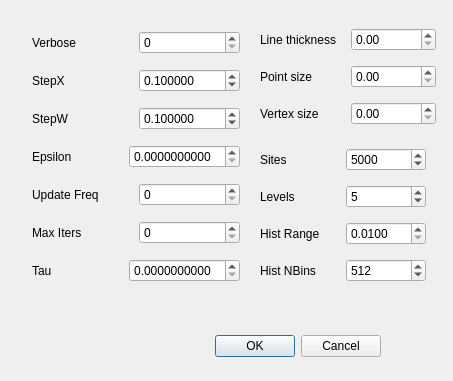
<?xml version="1.0" encoding="UTF-8"?>
<ui version="4.0">
 <class>Dialog</class>
 <widget class="QDialog" name="Dialog">
  <property name="geometry">
   <rect>
    <x>0</x>
    <y>0</y>
    <width>453</width>
    <height>381</height>
   </rect>
  </property>
  <property name="windowTitle">
   <string>Properties</string>
  </property>
  <widget class="QDialogButtonBox" name="buttonBox">
   <property name="geometry">
    <rect>
     <x>40</x>
     <y>330</y>
     <width>341</width>
     <height>32</height>
    </rect>
   </property>
   <property name="orientation">
    <enum>Qt::Horizontal</enum>
   </property>
   <property name="standardButtons">
    <set>QDialogButtonBox::Cancel|QDialogButtonBox::Ok</set>
   </property>
  </widget>
  <widget class="QWidget" name="layoutWidget">
   <property name="geometry">
    <rect>
     <x>260</x>
     <y>20</y>
     <width>176</width>
     <height>113</height>
    </rect>
   </property>
   <layout class="QVBoxLayout" name="verticalLayout_2">
    <item>
     <layout class="QHBoxLayout">
      <item>
       <widget class="QLabel" name="thickness">
        <property name="text">
         <string>Line thickness</string>
        </property>
       </widget>
      </item>
      <item>
       <widget class="QDoubleSpinBox" name="thickness_spinbox"/>
      </item>
     </layout>
    </item>
    <item>
     <layout class="QHBoxLayout">
      <item>
       <widget class="QLabel" name="point_size">
        <property name="text">
         <string>Point size</string>
        </property>
       </widget>
      </item>
      <item>
       <widget class="QDoubleSpinBox" name="point_size_spinbox"/>
      </item>
     </layout>
    </item>
    <item>
     <layout class="QHBoxLayout">
      <item>
       <widget class="QLabel" name="vertex_size">
        <property name="text">
         <string>Vertex size</string>
        </property>
       </widget>
      </item>
      <item>
       <widget class="QDoubleSpinBox" name="vertex_size_spinbox"/>
      </item>
     </layout>
    </item>
   </layout>
  </widget>
  <widget class="QWidget" name="layoutWidget3">
   <property name="geometry">
    <rect>
     <x>260</x>
     <y>140</y>
     <width>166</width>
     <height>152</height>
    </rect>
   </property>
   <layout class="QVBoxLayout" name="verticalLayout_3">
    <item>
     <layout class="QHBoxLayout" name="horizontalLayout_10">
      <item>
       <widget class="QLabel" name="label_2">
        <property name="text">
         <string>Sites</string>
        </property>
       </widget>
      </item>
      <item>
       <widget class="QSpinBox" name="site_amount_spin">
        <property name="maximum">
         <number>2000000</number>
        </property>
        <property name="value">
         <number>5000</number>
        </property>
       </widget>
      </item>
     </layout>
    </item>
    <item>
     <layout class="QHBoxLayout" name="horizontalLayout_9">
      <item>
       <widget class="QLabel" name="label">
        <property name="text">
         <string>Levels</string>
        </property>
       </widget>
      </item>
      <item>
       <widget class="QSpinBox" name="level_spin_box">
        <property name="maximum">
         <number>10</number>
        </property>
        <property name="value">
         <number>5</number>
        </property>
       </widget>
      </item>
     </layout>
    </item>
    <item>
     <layout class="QHBoxLayout" name="horizontalLayout_4">
      <item>
       <widget class="QLabel" name="hist_range_label">
        <property name="text">
         <string>Hist Range</string>
        </property>
       </widget>
      </item>
      <item>
       <widget class="QDoubleSpinBox" name="hist_range_spin">
        <property name="decimals">
         <number>4</number>
        </property>
        <property name="minimum">
         <double>0.010000000000000</double>
        </property>
        <property name="maximum">
         <double>1.000000000000000</double>
        </property>
        <property name="singleStep">
         <double>0.010000000000000</double>
        </property>
       </widget>
      </item>
     </layout>
    </item>
    <item>
     <layout class="QHBoxLayout" name="horizontalLayout_2">
      <item>
       <widget class="QLabel" name="hist_nbins_label">
        <property name="text">
         <string>Hist NBins</string>
        </property>
       </widget>
      </item>
      <item>
       <widget class="QSpinBox" name="hist_nbins_spin">
        <property name="minimum">
         <number>256</number>
        </property>
        <property name="maximum">
         <number>1024</number>
        </property>
        <property name="value">
         <number>512</number>
        </property>
       </widget>
      </item>
     </layout>
    </item>
   </layout>
  </widget>
  <widget class="QWidget" name="layoutWidget">
   <property name="geometry">
    <rect>
     <x>32</x>
     <y>22</y>
     <width>208</width>
     <height>269</height>
    </rect>
   </property>
   <layout class="QVBoxLayout" name="verticalLayout">
    <item>
     <layout class="QHBoxLayout">
      <item>
       <widget class="QLabel" name="verbose_label">
        <property name="text">
         <string>Verbose</string>
        </property>
       </widget>
      </item>
      <item>
       <widget class="QSpinBox" name="verbose_spinbox">
        <property name="maximum">
         <number>2</number>
        </property>
       </widget>
      </item>
     </layout>
    </item>
    <item>
     <layout class="QHBoxLayout" name="horizontalLayout_3">
      <item>
       <widget class="QLabel" name="stepX_label">
        <property name="text">
         <string>StepX</string>
        </property>
       </widget>
      </item>
      <item>
       <widget class="QDoubleSpinBox" name="stepX_spin">
        <property name="decimals">
         <number>6</number>
        </property>
        <property name="minimum">
         <double>0.000000000000000</double>
        </property>
        <property name="maximum">
         <double>10.000000000000000</double>
        </property>
        <property name="singleStep">
         <double>0.010000000000000</double>
        </property>
        <property name="value">
         <double>0.100000000000000</double>
        </property>
       </widget>
      </item>
     </layout>
    </item>
    <item>
     <layout class="QHBoxLayout" name="horizontalLayout">
      <item>
       <widget class="QLabel" name="stepW_label">
        <property name="text">
         <string>StepW</string>
        </property>
       </widget>
      </item>
      <item>
       <widget class="QDoubleSpinBox" name="stepW_spin">
        <property name="decimals">
         <number>6</number>
        </property>
        <property name="minimum">
         <double>0.000000000000000</double>
        </property>
        <property name="maximum">
         <double>10.000000000000000</double>
        </property>
        <property name="singleStep">
         <double>0.010000000000000</double>
        </property>
        <property name="value">
         <double>0.100000000000000</double>
        </property>
       </widget>
      </item>
     </layout>
    </item>
    <item>
     <layout class="QHBoxLayout" name="horizontalLayout_5">
      <item>
       <widget class="QLabel" name="epsilon_label">
        <property name="text">
         <string>Epsilon</string>
        </property>
       </widget>
      </item>
      <item>
       <widget class="QDoubleSpinBox" name="epsilon_spin">
        <property name="decimals">
         <number>10</number>
        </property>
       </widget>
      </item>
     </layout>
    </item>
    <item>
     <layout class="QHBoxLayout" name="horizontalLayout_7">
      <item>
       <widget class="QLabel" name="frequency_label">
        <property name="text">
         <string>Update Freq</string>
        </property>
       </widget>
      </item>
      <item>
       <widget class="QSpinBox" name="frequency_spin"/>
      </item>
     </layout>
    </item>
    <item>
     <layout class="QHBoxLayout" name="horizontalLayout_6">
      <item>
       <widget class="QLabel" name="max_iters_label">
        <property name="text">
         <string>Max Iters</string>
        </property>
       </widget>
      </item>
      <item>
       <widget class="QSpinBox" name="max_iters_spin"/>
      </item>
     </layout>
    </item>
    <item>
     <layout class="QHBoxLayout" name="horizontalLayout_8">
      <item>
       <widget class="QLabel" name="tau_label">
        <property name="text">
         <string>Tau</string>
        </property>
       </widget>
      </item>
      <item>
       <widget class="QDoubleSpinBox" name="tau_spin">
        <property name="decimals">
         <number>10</number>
        </property>
       </widget>
      </item>
     </layout>
    </item>
   </layout>
  </widget>
  <zorder>buttonBox</zorder>
  <zorder>layoutWidget</zorder>
  <zorder>layoutWidget3</zorder>
  <zorder>layoutWidget</zorder>
  <zorder>site_amount_spin</zorder>
 </widget>
 <resources/>
 <connections>
  <connection>
   <sender>buttonBox</sender>
   <signal>accepted()</signal>
   <receiver>Dialog</receiver>
   <slot>accept()</slot>
   <hints>
    <hint type="sourcelabel">
     <x>248</x>
     <y>254</y>
    </hint>
    <hint type="destinationlabel">
     <x>157</x>
     <y>274</y>
    </hint>
   </hints>
  </connection>
  <connection>
   <sender>buttonBox</sender>
   <signal>rejected()</signal>
   <receiver>Dialog</receiver>
   <slot>reject()</slot>
   <hints>
    <hint type="sourcelabel">
     <x>316</x>
     <y>260</y>
    </hint>
    <hint type="destinationlabel">
     <x>286</x>
     <y>274</y>
    </hint>
   </hints>
  </connection>
 </connections>
</ui>
